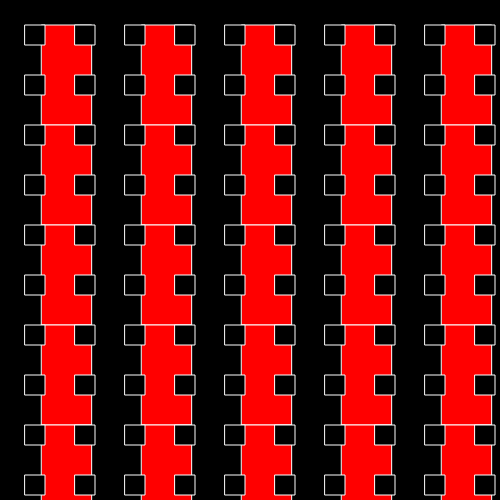
Frame 1 (no input)
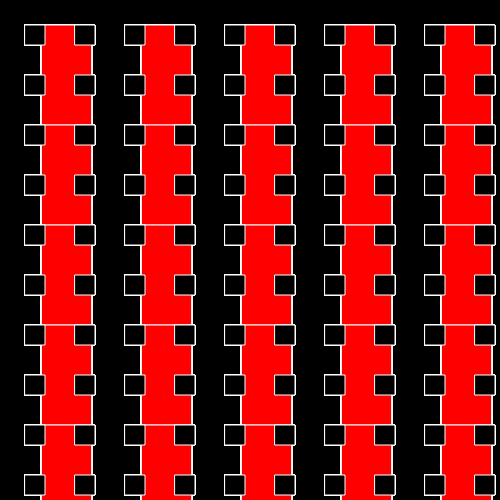
Frame 60 (no input)
Frame 120 (the mouse pressed at the canvas centre since frame 60): identical to frame 60, image omitted

The p5.js sketch that drew these frames (run headless with seeded random() and noise() and a simulated clock; from frame 60 on, the mouse is pressed at the canvas centre):

// p5.js sketch
// ── sketch.js
//The Basic Grid
//This program creates a proportionate grid, where the number of rows and columns can be easily adapted
var columns = 10;
var rows = 10;
var cellW, cellH;

var columns2 = 6;
var rows2 = 6;
var cellW2, cellH2;

function setup(){
    createCanvas(500,500);
    //calculate width and height for each cell
    cellW = width / columns;
    cellH = height / rows;
    
    cellW2 = width / columns2;
    cellH2 = height / rows2;
    
    background(0);
    noFill();
    stroke(255);
}
function draw(){
    //nested loop
    for(var i = 0; i < columns; i+=2){
        for(var j = 0; j < rows; j+=2){
            //calculate coordinates for upper left corner of each cell

            //calculate coordinates for center of each cell
            var xc = i * cellW + cellW2/2;
            var yc = j * cellH + cellH/2;
            fill(255,0,0);
            rect(xc,yc,50,100);
        }
    }
    
    for(var i = 0; i < columns; i++){
        for(var j = 0; j < rows; j++){
            //calculate coordinates for upper left corner of each cell

            //calculate coordinates for center of each cell
            var xc = i * cellW + cellW/2;
            var yc = j * cellH + cellH/2;
            fill(0);
            rect(xc,yc,20,20);
        }
    }

}
